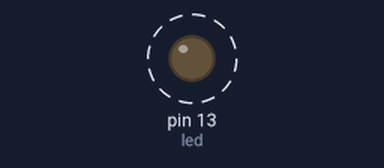
Simulated run of this sketch. Board: Arduino Uno, built with avr-gcc and run on an emulated ATmega328P. Shown: output pins drawn as LEDs (lit = HIGH). Dashed ring = blinking.

Above: at 0.3 s.
Timing chart, 0 to 3.0 s (numbered marks = the images above):
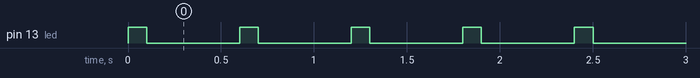

Measured:
- by itself, pin 13 (led): alternates HIGH for 0.10 s and LOW for 0.50 s

The sketch:

Blinking_LED_Series.ino
```cpp
int led=13;     //Assigning respective LEDs to Arduino Pins
int led2=12;
int led3=11;
void setup() {
    pinMode(led, OUTPUT);         //Setting the Pins as OUTPUT so that Potential may be applied 5V/0V
    pinMode(led,OUTPUT);
    pinMode(led,OUTPUT);
}

void loop() {
  digitalWrite(led, HIGH);        //HIGH means giving a potential of 5V to Pin
  delay(100);                     //Delay is introduced so that LED may glow for some time
  digitalWrite(led, LOW);
  delay(100);
  digitalWrite(led2, HIGH);
  delay(100);
  digitalWrite(led2, LOW);
  delay(100);
  digitalWrite(led3, HIGH);
  delay(100);
  digitalWrite(led3, LOW);
  delay(100);
}
```
